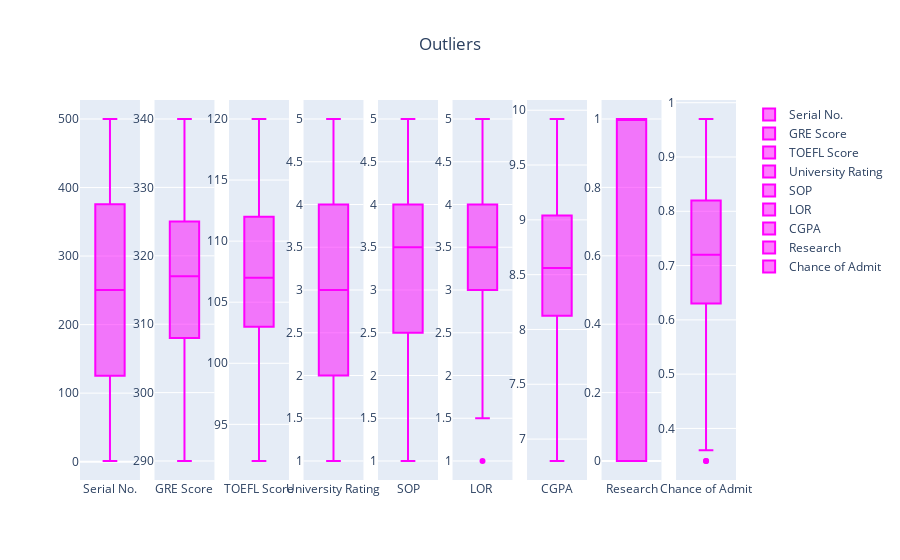

Notebook source saved alongside this figure:
### Markdown cell above
Lets check for outliers

### Code cell
#plot boxplots to check for outliers
numeric_columns = grad_df.select_dtypes(include=['number']).columns

def outliers_boxplots(df, columns=numeric_columns, title="Outliers", color= "magenta"):
    fig = make_subplots(rows=1, cols=len(columns))
    for i, column in enumerate(columns):
        trace = go.Box(y=df[column],name=f'{column}',marker=dict(color=color))
        fig.add_trace(trace, row=1, col=i+1)
    fig.update_layout(title_text=title, title_x=0.5)
    fig.show()

outliers_boxplots(grad_df, numeric_columns)

### Figure 1 — Plotly figure (JSON) as saved in the notebook; plotly's stock layout.template omitted (floating-point values rounded to 4 significant figures; data arrays with more than 128 entries replaced by an {"elided": "..."} marker saying what was removed)
{"data": [{"marker": {"color": "magenta"}, "name": "Serial No.", "type": "box", "xaxis": "x", "y": {"elided": "500 int values"}, "yaxis": "y"}, {"marker": {"color": "magenta"}, "name": "GRE Score", "type": "box", "xaxis": "x2", "y": {"elided": "500 int values"}, "yaxis": "y2"}, {"marker": {"color": "magenta"}, "name": "TOEFL Score", "type": "box", "xaxis": "x3", "y": {"elided": "500 int values"}, "yaxis": "y3"}, {"marker": {"color": "magenta"}, "name": "University Rating", "type": "box", "xaxis": "x4", "y": {"elided": "500 int values"}, "yaxis": "y4"}, {"marker": {"color": "magenta"}, "name": "SOP", "type": "box", "xaxis": "x5", "y": {"elided": "500 float values"}, "yaxis": "y5"}, {"marker": {"color": "magenta"}, "name": "LOR ", "type": "box", "xaxis": "x6", "y": {"elided": "500 float values"}, "yaxis": "y6"}, {"marker": {"color": "magenta"}, "name": "CGPA", "type": "box", "xaxis": "x7", "y": {"elided": "500 float values"}, "yaxis": "y7"}, {"marker": {"color": "magenta"}, "name": "Research", "type": "box", "xaxis": "x8", "y": {"elided": "500 int values"}, "yaxis": "y8"}, {"marker": {"color": "magenta"}, "name": "Chance of Admit", "type": "box", "xaxis": "x9", "y": {"elided": "500 float values"}, "yaxis": "y9"}], "layout": {"title": {"text": "Outliers", "x": 0.5}, "xaxis": {"anchor": "y", "domain": [0, 0.09136]}, "xaxis2": {"anchor": "y2", "domain": [0.1136, 0.2049]}, "xaxis3": {"anchor": "y3", "domain": [0.2272, 0.3185]}, "xaxis4": {"anchor": "y4", "domain": [0.3407, 0.4321]}, "xaxis5": {"anchor": "y5", "domain": [0.4543, 0.5457]}, "xaxis6": {"anchor": "y6", "domain": [0.5679, 0.6593]}, "xaxis7": {"anchor": "y7", "domain": [0.6815, 0.7728]}, "xaxis8": {"anchor": "y8", "domain": [0.7951, 0.8864]}, "xaxis9": {"anchor": "y9", "domain": [0.9086, 1]}, "yaxis": {"anchor": "x", "domain": [0, 1]}, "yaxis2": {"anchor": "x2", "domain": [0, 1]}, "yaxis3": {"anchor": "x3", "domain": [0, 1]}, "yaxis4": {"anchor": "x4", "domain": [0, 1]}, "yaxis5": {"anchor": "x5", "domain": [0, 1]}, "yaxis6": {"anchor": "x6", "domain": [0, 1]}, "yaxis7": {"anchor": "x7", "domain": [0, 1]}, "yaxis8": {"anchor": "x8", "domain": [0, 1]}, "yaxis9": {"anchor": "x9", "domain": [0, 1]}}}
